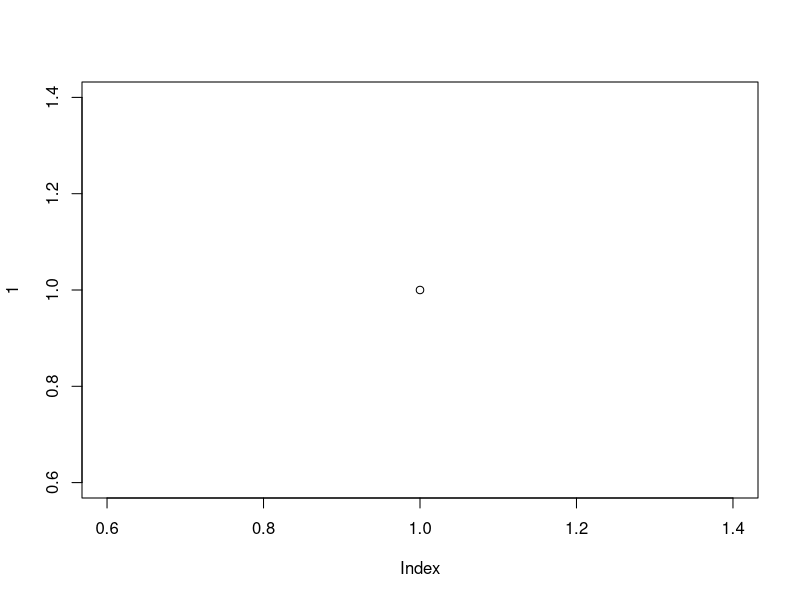
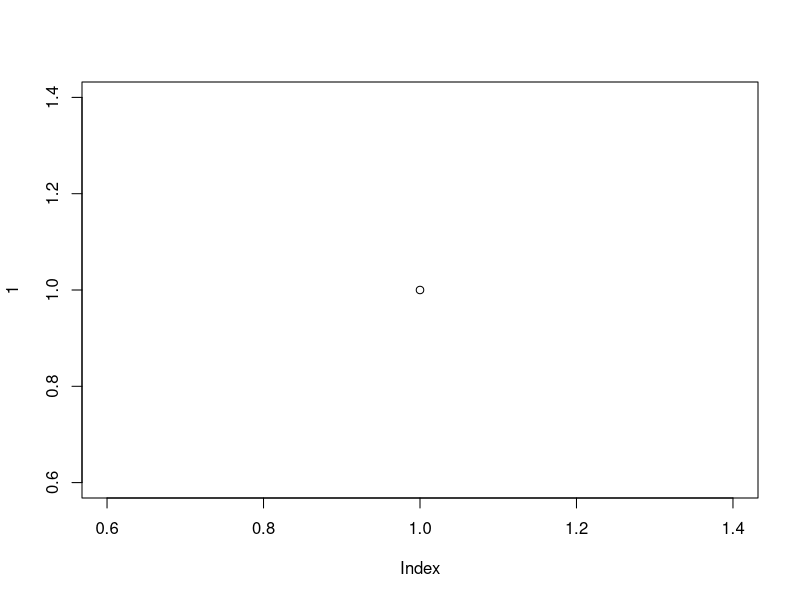
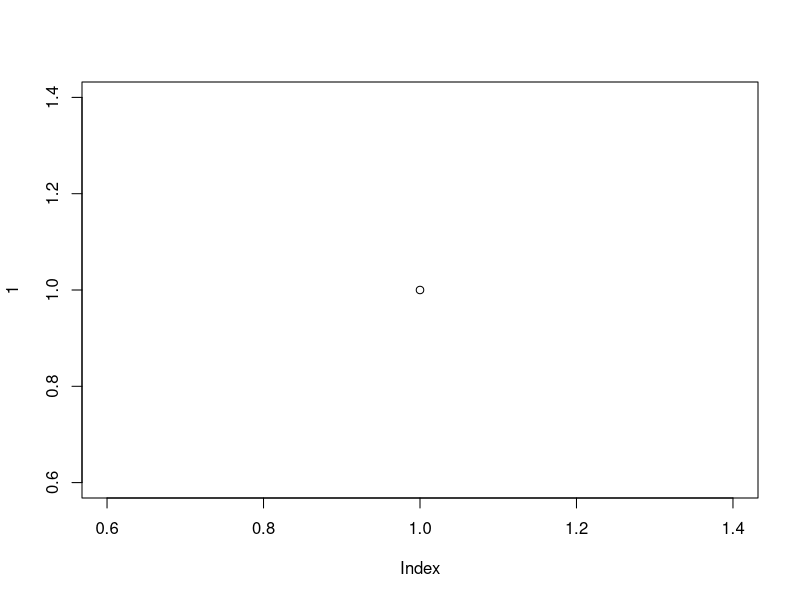
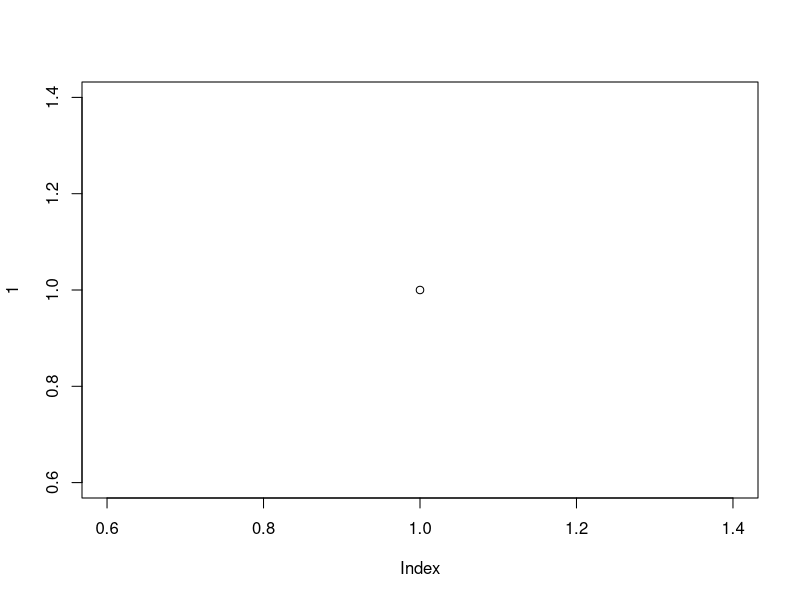
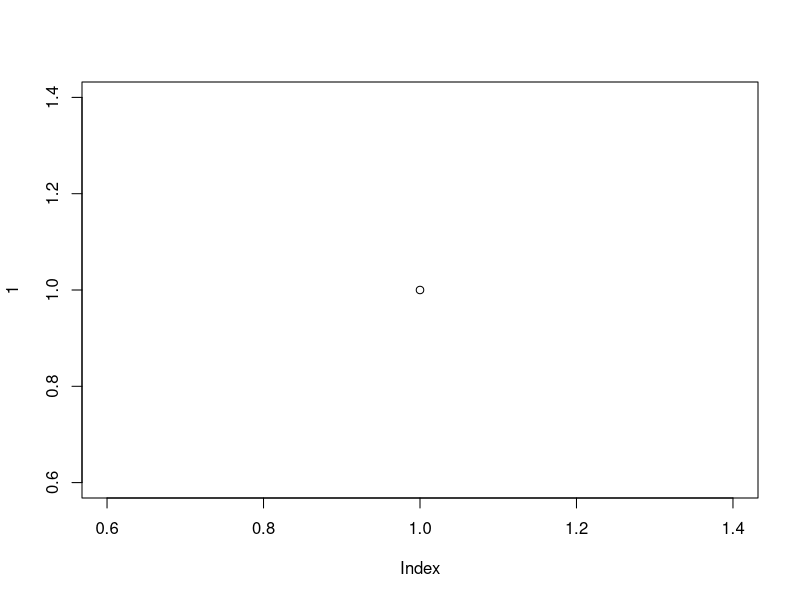
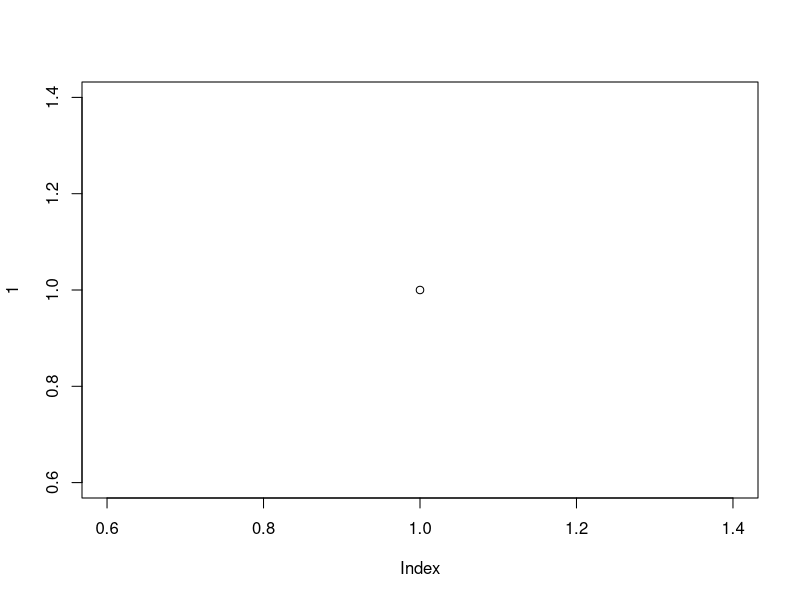
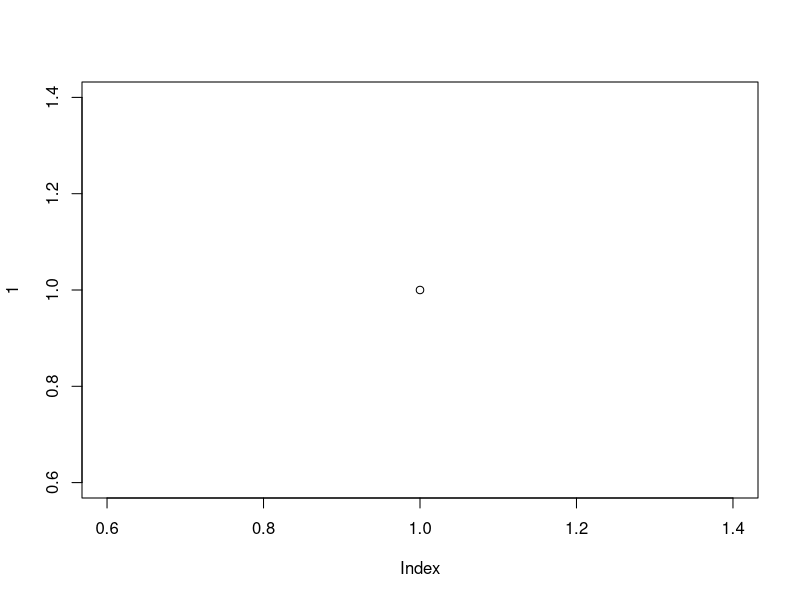
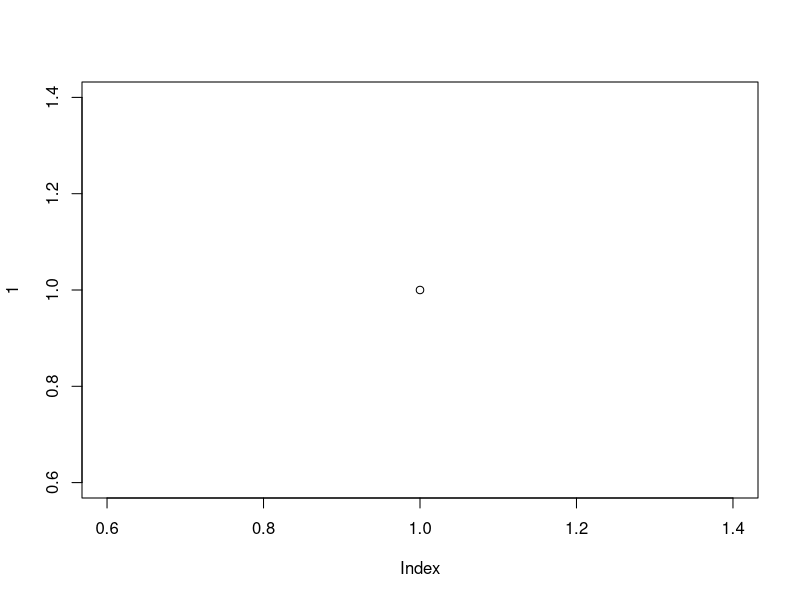

These figures' R source, in order:

.libPaths(c(path.expand("~/R/library"), .libPaths()))
suppressPackageStartupMessages(library(evaluate))
options(prompt = "> ", continue = "+ ")
json_str <- function(s) {
  s <- enc2utf8(paste(s, collapse = "\n"))
  s <- gsub("\\", "\\\\", s, fixed = TRUE)
  s <- gsub("\"", "\\\"", s, fixed = TRUE)
  s <- gsub("\n", "\\n", s, fixed = TRUE)
  s <- gsub("\r", "\\r", s, fixed = TRUE)
  s <- gsub("\t", "\\t", s, fixed = TRUE)
  paste0("\"", s, "\"")
}
json_val <- function(x) {
  if (is.logical(x)) x <- as.numeric(x)
  if (is.numeric(x)) {
    if (length(x) == 1) return(sprintf("%.17g", as.numeric(x)))
    return(paste0("[", paste(sprintf("%.17g", as.numeric(x)), collapse = ","), "]"))
  }
  x <- as.character(x)
  if (length(x) == 1) return(json_str(x[[1]]))
  paste0("[", paste(vapply(x, json_str, ""), collapse = ","), "]")
}
one <- function() {
  pdf(NULL)
  on.exit(dev.off(), add = TRUE)
  box <- 0
  h1 <- list(before.plot.new = function() box <<- box + 1)
  h2 <- list(before.plot.new = function() box <<- box + 10)
  set_hooks(h1)
  set_hooks(h2)
  plot(1)
  remove_hooks(h1)
  remove_hooks(h2)
  box
}

value <- one()
elapsed <- numeric(20)
for (i in seq_len(20)) {
  t0 <- as.numeric(Sys.time())
  one()
  elapsed[[i]] <- as.numeric(Sys.time()) - t0
}
cat(sprintf('{"value":%s,"median_ms":%.17g}\n', json_val(value), median(elapsed) * 1000))
